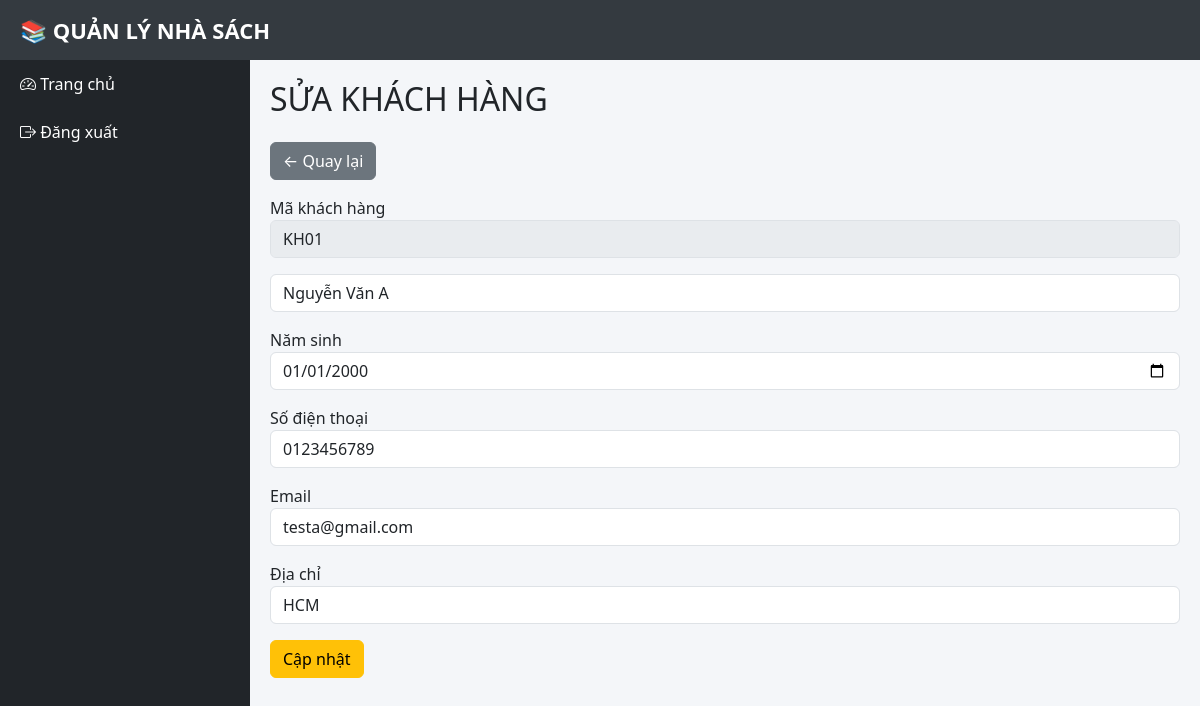
Screenshot of /khachhang/sua.php?id=KH01 with the database file from the repository.
### tables this page shows
CREATE TABLE `khachhang` (
  `MaKH` varchar(20) NOT NULL,
  `TenKH` varchar(100) DEFAULT NULL,
  `NamSinh` datetime DEFAULT NULL,
  `SDT` varchar(20) DEFAULT NULL,
  `Email` varchar(100) DEFAULT NULL,
  `DiaChi` varchar(255) DEFAULT NULL,
  `TienNo` int(11) DEFAULT NULL
);

### khachhang/sua.php (the view, shortened to what this page needs)
<?php
include("../layout/header.php");
include("../layout/sidebar.php");
$id = $_GET['id'];
$sql = "
SELECT * FROM KHACHHANG
WHERE MaKH='$id'
";
$result = mysqli_query($conn, $sql);
$row = mysqli_fetch_assoc($result);
?>
<div class="content">
<h2 class="mb-4">
    SỬA KHÁCH HÀNG
</h2>
<a href="index.php" class="btn btn-secondary mb-3">
    ← Quay lại
</a>
<form method="POST">
<label>Mã khách hàng</label>
<input
type="text"
class="form-control mb-3"
value="<?= $row['MaKH'] ?>"
readonly
disabled>
<input type="text"
value="<?= $row['TenKH'] ?>"
name="tenkh"
class="form-control mb-3">
<label>Năm sinh</label>
<input type="date"
value="<?= date('Y-m-d', strtotime($row['NamSinh'])) ?>"
name="namsinh"
class="form-control mb-3">
<label>Số điện thoại</label>
<input type="text"
value="<?= $row['SDT'] ?>"
name="sdt"
class="form-control mb-3">
<label>Email</label>
<input type="email"
value="<?= $row['Email'] ?>"
name="email"
class="form-control mb-3">
<label>Địa chỉ</label>
<input type="text"
value="<?= $row['DiaChi'] ?>"
name="diachi"
class="form-control mb-3">
<button class="btn btn-warning"
name="sua">
Cập nhật
</button>
</form>
</div>
<?php
include("../layout/footer.php");
?>

### layout/header.php (style rules this page uses)
body { margin:0; background:#f4f6f9; }
.content { margin-left:250px; margin-top:60px; padding:20px; }

### rows the page displays
khachhang: MaKH "KH01", tenkh "Nguyễn Văn A", namsinh "01/01/2000", sdt "0123456789", email "testa@gmail.com", diachi "HCM"
